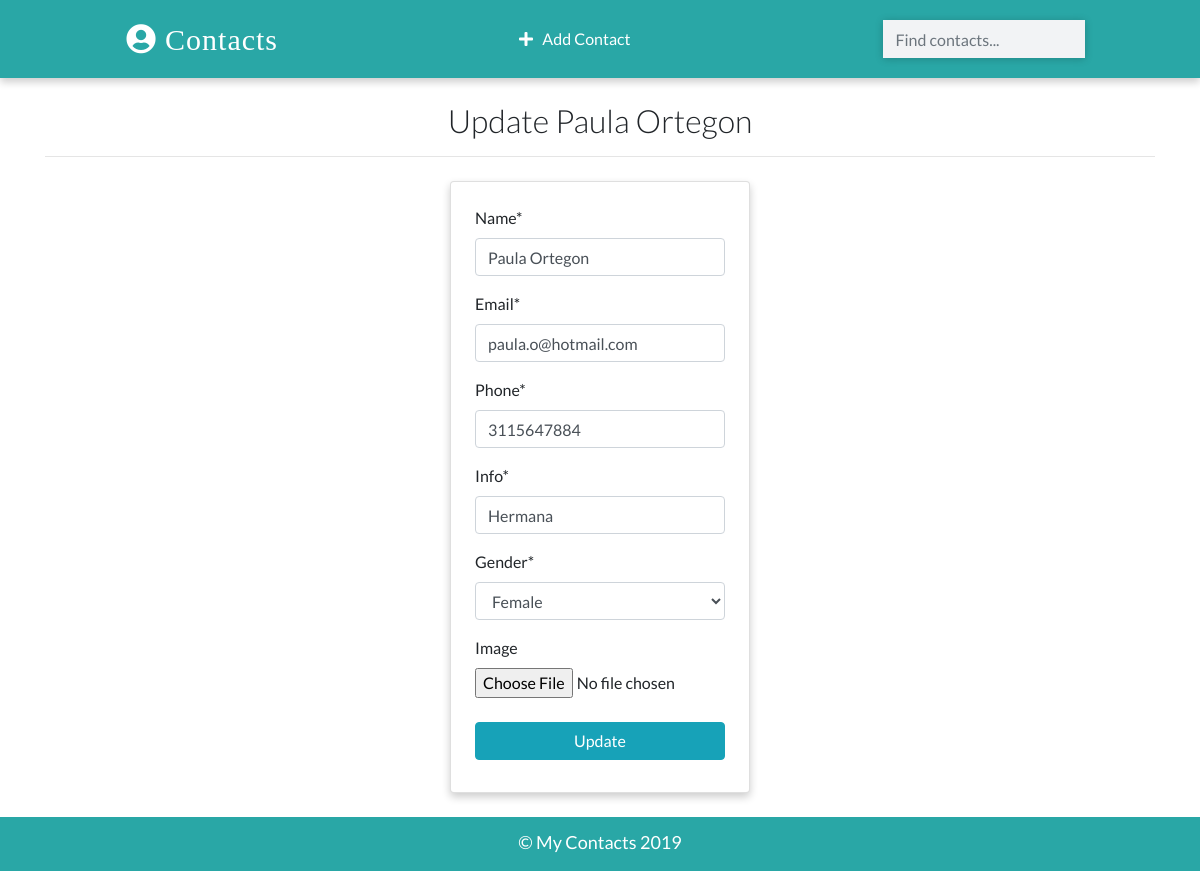
/contacts/update/2, run on the app's committed database.
### app/models.py (models this page shows)
class Contact(models.Model):
    name = models.CharField(max_length=20)
    email = models.EmailField(max_length=100)
    phone = models.IntegerField()
    info = models.CharField(max_length=30)
    gender = models.CharField(max_length=50, choices=(
         ('male', 'Male'),
         ('female', 'Female')
        )
    )
    image = models.ImageField(upload_to='images/', blank=True)
    date_added = models.DateField( auto_now_add=True)
    def __str__(self):
        return self.name
    class Meta:
        ordering = ['-id']

### app/views.py (the view, shortened to what this page needs)
# urls.py: path('contacts/update/<int:pk>', views.ContactUpdateView.as_view(), name='update'),
class ContactUpdateView(UpdateView):
    model = Contact
    template_name = 'update.html'
    fields = ['name', 'email', 'phone','info', 'gender', 'image']

### templates/update.html (shortened to what this page needs)
{% extends 'base.html' %}
{% load crispy_forms_tags %}
{% block content %}
    <div class="container">
        <h2 class="heading font-weight-light text-center">Update {{contact}}</h2>
        <hr>
    </div>
    <div class="container w-25 card p-4 mt-4">
        <form action="" method="POST" enctype="multipart/form-data">
            {{form | crispy}}
            <input type="submit" value="Update" class="w-100 text-white text-center my-2 btn btn-info">
        </form>
    </div>
{% endblock content %}

### static/css/main.css (style rules this page uses)
:root { --back: #29a7a6; --girl: #e64298; --boy: #2874dd; }
body { font-family: Lato, sans-serif; }
.card { box-shadow: 0 4px 8px 0 rgba(0, 0, 0, 0.2); transition: 0.3s; min-width: 250px; box-sizing: border-box; }

### data on the page
Contact: name "Paula Ortegon", email "paula.o@hotmail.com", phone "3115647884", info "Hermana", gender "Female"
